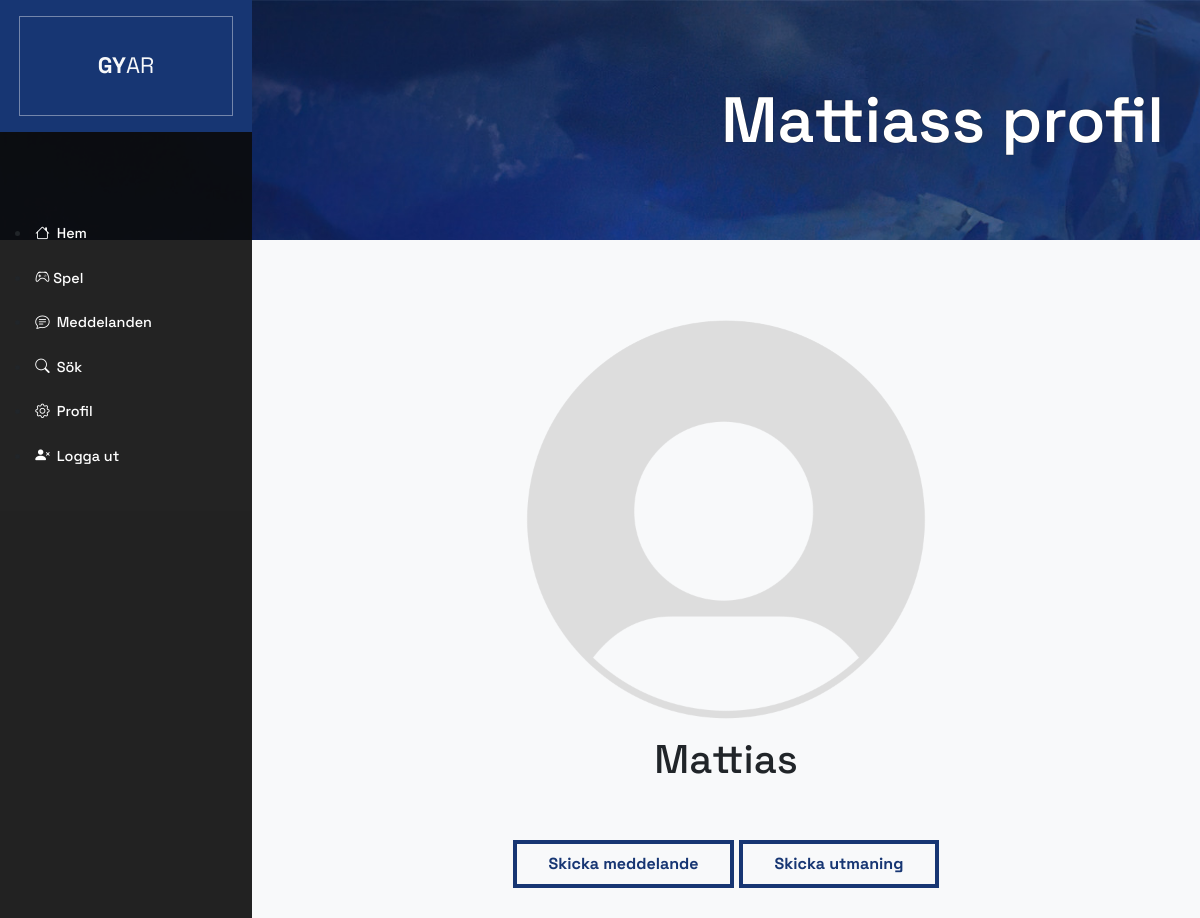
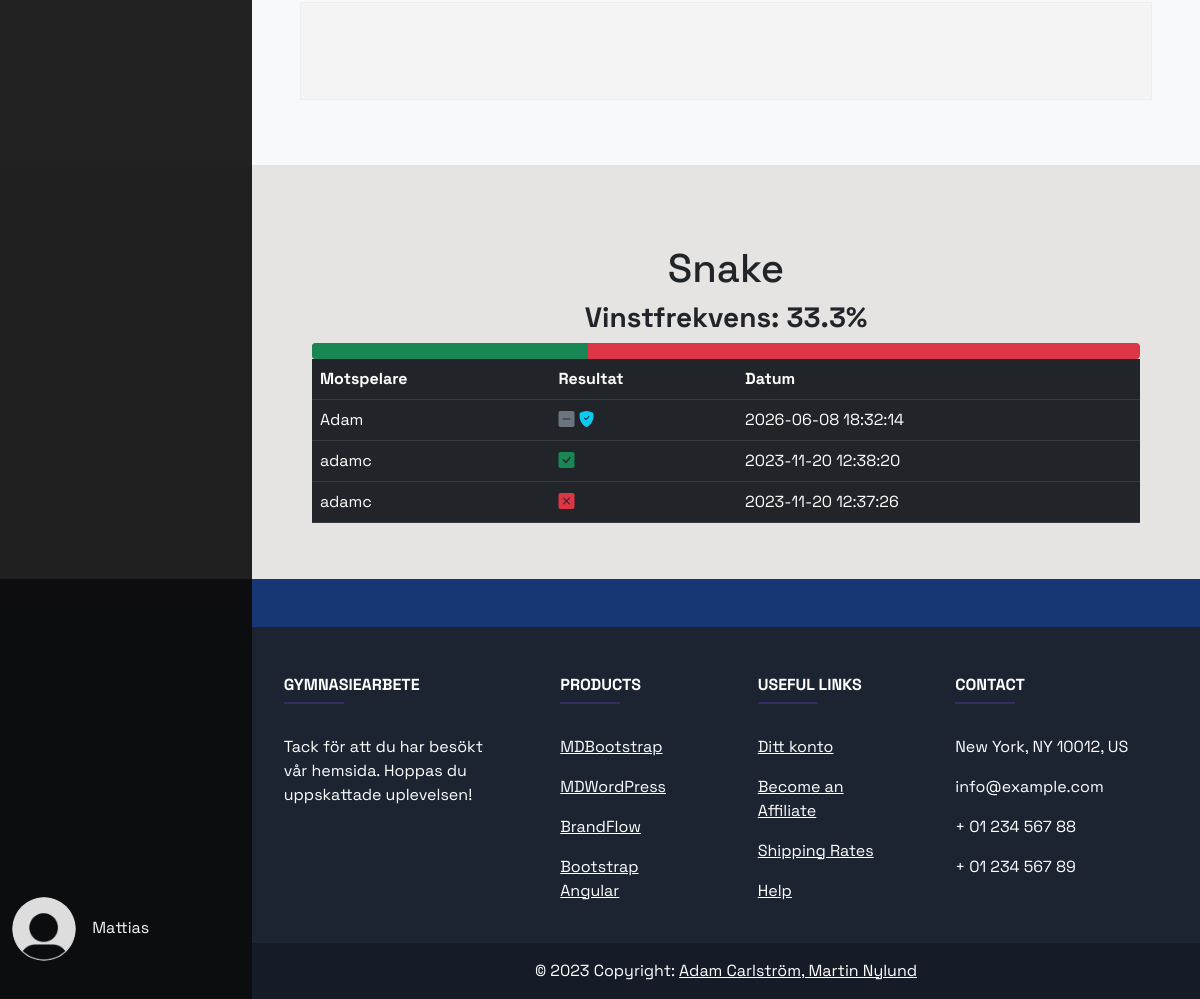
Screenshot of /view_profile/16 (signed in) with the database file from the repository (2 pictures, top to bottom).
### tables this page shows
CREATE TABLE users (
    id INTEGER PRIMARY KEY,
    username TEXT NOT NULL,
    password TEXT NOT NULL,
    description TEXT,
    profile_picture TEXT, 
    creation_date TEXT
);

CREATE TABLE games_history (
    id INTEGER PRIMARY KEY,
    player1_id INTEGER REFERENCES users(id),
    player2_id INTEGER REFERENCES users(id),
    winner_id REFERENCES users(id),
	date TEXT
, duration INTEGER, score_player1 INTEGER, score_player2 INTEGER);

### my_server/profiles/profiles.py (the view)
@profiles_bp.route('/view_profile/<id>')
def view_profile(id=None):
    if 'logged_in' not in session or session['logged_in'] == False:
        abort(401)
    conn = create_connection(current_app.config['DB_PATH'])
    cur = conn.cursor()
    cur.execute('SELECT * FROM users WHERE id = ?', (id, ))
    viewed_user = cur.fetchone()
    cur.execute(
        'SELECT * FROM games_history WHERE player1_id = ? OR player2_id = ? ORDER BY date DESC', (id, id))
    games = cur.fetchall()
    usernames = []
    for game in games:
        if (int(game[2]) == int(id)):
            cur.execute(
                'SELECT id,username FROM users WHERE id == ?', (game[1],))
        elif (int(game[1]) == int(id)):
            cur.execute(
                'SELECT id,username FROM users WHERE id == ?', (game[2],))
        name = cur.fetchone()
        usernames.append(name)
    print(usernames)
    i = 0
    j = 0
    size = len(usernames)
    while (size > i):
        j = i+1
        while (size > j):
            if (not (j == i) and usernames[i] == usernames[j]):
                del usernames[j]
                size -= 1
                j -= 1
            j += 1
        i += 1
    session['page'] = 'view_profile'
    win = 0
    nr_of_games = 0
    for game in games:
        if game[3] == int(id):
            win += 1
        nr_of_games += 1
    if nr_of_games != 0:
        win_rate = int((win / nr_of_games + 0.0005) * 1000)
        win_rate = win_rate / 10
    else:
        win_rate = 0
    print(usernames)
    return render_template('view_profile.html', active_page='view_profile', viewed_user=viewed_user, games=games, username=usernames, win_rate=win_rate)

### my_server/databasehandler.py (called while the page is built)
def create_connection(db_file = config['DB_PATH']):
    conn = None
    try:
        conn = sqlite3.connect(db_file)
    except sqlite3.Error as e:
        print(e)
    return conn

### my_server/profiles/templates/view_profile.html (shortened to what this page needs)
{% extends 'base.html' %}
{% block header %}
<div class="header-small">
  <div class="header-content">
    <div class="header-text" id="title_header">{{viewed_user[1]}}s profil</div>
  </div>
</div>
{% endblock %}
{% block content1 %}
<div class="box-padding">
  <div class="row">
    <div class="col-12">
      {% if viewed_user[4] != None%}
      <img src="../static/uploads/{{viewed_user[4]}}" alt="Profile picture" class="center-horizontal profile-image"
        style="width: 25rem; height: 25rem;">
      {% else %}
      <img src="../static/images/default_profile.png" alt="Profile picture" class="center-horizontal profile-image"
        style="width: 25rem; height: 25rem;">
      {% endif %}
    </div>
    <div class="col-12 my-3">
      <h1 class="text-center">
        {{viewed_user[1]}}
      </h1>
    </div>
    <div class="col-12 my-3">
      <div class="text-center">
        <button class="button button-small" id="get_to_messages">Skicka meddelande</button>
        <button class="button button-small" id="challengeBtn">Skicka utmaning</button>
      </div>
    </div>
    <div class="col-12 contact text-center text-align-left mt-3" style="padding: 3rem;">
    </div>
  </div>
</div>
{% endblock %}
{% block content2 %}
<div class="box-padding">
  <h1 class="text-center">Snake</h1>
  <div class="h3 text-center w-100"><strong>Vinstfrekvens: {{win_rate}}%</strong></div>
  <div id="win_rate"></div>
  <table class="table table-dark">
    <tr>
      <th>
        Motspelare
      </th>
      <th>
        Resultat
      </th>
      <th>
        Datum
      </th>
    </tr>
    {%for game in games%}
    <tr>
      <td>
        {%for name in username%}
        {%if name[0] == game[1]%}
        {{name[1]}}
        {%elif name[0] == game[2]%}
        {{name[1]}}
        {%endif%}
        {%endfor%}
      </td>
      <td>
        {%if game[3] == viewed_user[0]%}
        <i class="bi bi-check-square-fill text-success"></i>
        {%elif game[3] == game[2]%}
        <i class="bi bi-x-square-fill text-danger"></i>
        {%else%}
        <i class="bi bi-dash-square-fill text-secondary"></i>
        {%endif%}
        {%if game[6] and game[7]%}
        <i class="bi bi-shield-fill-check text-info"></i>
        {%endif%}
      </td>
      <td>
        {{game[4].split('.')[0]}}
      </td>
    </tr>
    {%endfor%}
  </table>
</div>
{% endblock %}

### my_server/templates/base.html (shortened to what this page needs)
<!DOCTYPE html>
<html lang="en">
<head>
    <link rel="stylesheet" href="{{ url_for('static', filename='style.css') }}">
    <link href="https://cdn.jsdelivr.net/npm/bootstrap@5.0.2/dist/css/bootstrap.min.css" rel="stylesheet"
>
    <link rel="stylesheet" href="https://cdn.jsdelivr.net/npm/bootstrap-icons@1.5.0/font/bootstrap-icons.css">
</head>
<body>
    <div class="all">
        <nav class="glide-left" id="sidebar-navigation">
            <div class="bg-theme py-3">
                <div class="bg-theme logo text-light text-center"> <strong>GY</strong>AR</div>
            </div>
            <ul class="d-lg-block links">
                <li><a class="nav-link" href="{{url_for('auth_bp.index')}}">
                        <h5 class="navigation-link">
                            <i class="bi bi-house icon"></i>
                            Hem
                        </h5>
                    </a>
                </li>
                {% if session['logged_in'] == False %}
                <li><a class="nav-link" href="{{url_for('auth_bp.log_in')}}">
                        <h5 class="navigation-link">
                            <i class="bi bi-person-square icon"></i>
                            Logga in
                        </h5>
                    </a>
                </li>
                <li><a class="nav-link" href="{{url_for('auth_bp.new_user')}}">
                        <h5 class="navigation-link">
                            <i class="bi bi-person-plus-fill icon"></i>
                            Skapa konto
                        </h5>
                    </a>
                </li>
                {% else %}
                <li><a class="nav-link" href="{{url_for('game_bp.game_hub')}}">
                        <h5 class="navigation-link">
                            <i class="bi bi-controller"></i>
                            Spel
                        </h5>
                    </a>
                </li>
                <li><a class="nav-link" href="{{url_for('messages_bp.messages')}}">
                        <h5 class="navigation-link">
                            {%if session['message_notification']%}
                            <i class="bi bi-chat-text icon icons-unread message_icon"></i>
                            {%else%}
                            <i class="bi bi-chat-text icon message_icon"></i>
                            {%endif%}
                            Meddelanden
                        </h5>
                    </a>
                </li>
                <li><a class="nav-link" href="{{url_for('search_bp.search_users')}}">
                        <h5 class="navigation-link">
                            <i class="bi bi-search icon"></i>
                            Sök
                        </h5>
                    </a>
                </li>
                <li><a class="nav-link" href="{{url_for('profiles_bp.own_profile')}}">
                        <h5 class="navigation-link">
                            <i class="bi bi-gear icon"></i>
                            Profil
                        </h5>
                    </a>
                </li>
                <li><a class="nav-link" href="{{url_for('auth_bp.logout')}}">
                        <h5 class="navigation-link">
                            <i class="bi bi-person-x-fill icon"></i>
                            Logga ut
                        </h5>
                    </a>
                </li>
                {% endif %}
            </ul>
            {% if session['logged_in'] == True %}
            <div class="status-position">
                <div class="text-light">
                    <img src="../static/uploads/{{session['user']['profile_picture']}}" alt="Profile"
                        class="display-horizontal profile-image">
                    <div class="display-horizontal">{{session['user']['username']}}</div>
                </div>
            </div>
            {%endif%}
        </nav>
        <div id="header">
            {%block header %}
            {% endblock %}
        </div>
        <div class="bg-light left" id="content1">
            {% block content1 %}
            {% endblock %}
        </div>
        <div class="left" id="content2" style="background-color: #E5E4E2;">
            {% block content2 %}
            {% endblock %}
        </div>
        <footer class="text-center text-lg-start text-white left" style="background-color: #1c2331" id="footer">
            <div class="d-flex justify-content-between p-4 bg-theme"></div>
            <div>
                <div class="container text-center text-md-start mt-5">
                    <div class="row mt-3">
                        <div class="col-md-3 col-lg-4 col-xl-3 mx-auto mb-4">
                            <h6 class="text-uppercase fw-bold">Gymnasiearbete</h6>
                            <hr class="mb-4 mt-0 d-inline-block mx-auto"
                                style="width: 60px; background-color: #7c4dff; height: 2px" />
                            <p>
                                Tack för att du har besökt vår hemsida. Hoppas du uppskattade uplevelsen!
                            </p>
                        </div>
                        <div class="col-md-2 col-lg-2 col-xl-2 mx-auto mb-4">
                            <h6 class="text-uppercase fw-bold">Products</h6>
                            <hr class="mb-4 mt-0 d-inline-block mx-auto"
                                style="width: 60px; background-color: #7c4dff; height: 2px" />
                            <p>
                                <a href="#!" class="text-white">MDBootstrap</a>
                            </p>
                            <p>
                                <a href="#!" class="text-white">MDWordPress</a>
                            </p>
                            <p>
                                <a href="#!" class="text-white">BrandFlow</a>
                            </p>
                            <p>
                                <a href="#!" class="text-white">Bootstrap Angular</a>
                            </p>
                        </div>
                        <div class="col-md-3 col-lg-2 col-xl-2 mx-auto mb-4">
                            <h6 class="text-uppercase fw-bold">Useful links</h6>
                            <hr class="mb-4 mt-0 d-inline-block mx-auto"
                                style="width: 60px; background-color: #7c4dff; height: 2px" />
                            <p>
                                <a href="#!" class="text-white">Ditt konto</a>
                            </p>
                            <p>
                                <a href="#!" class="text-white">Become an Affiliate</a>
                            </p>
                            <p>
                                <a href="#!" class="text-white">Shipping Rates</a>
                            </p>
                            <p>
                                <a href="#!" class="text-white">Help</a>
                            </p>
                        </div>
                        <div class="col-md-4 col-lg-3 col-xl-3 mx-auto mb-md-0 mb-4">
                            <h6 class="text-uppercase fw-bold">Contact</h6>
                            <hr class="mb-4 mt-0 d-inline-block mx-auto"
                                style="width: 60px; background-color: #7c4dff; height: 2px" />
                            <p> New York, NY 10012, US</p>
                            <p> info@example.com</p>
                            <p> + 01 234 567 88</p>
                            <p> + 01 234 567 89</p>
                        </div>
                    </div>
                </div>
            </div>
            <div class="text-center p-3" style="background-color: rgba(0, 0, 0, 0.2)">
                © 2023 Copyright:
                <a class="text-white" href="#">Adam Carlström, Martin Nylund</a>
            </div>
        </footer>
    </div>
</body>
</html>

### my_server/static/style.css (style rules this page uses)
html { scroll-behavior: smooth; }
body { background-image: url("images/landscape.jpg"); background-repeat: no-repeat; background-size: cover; background-attachment: fixed; animation-name: image; animation-duration: 60s; animation-delay: 1s; animation-iteration-count: infinite; overflow-x: hidden; }
.all { font-family: 'Space Grotesk', sans-serif; }
.glide-left { animation: glide-left 0.5s ease-out forwards; }
.header-small { height: 30vh; }
.left { padding: 0 0 0 21%; }
.header-content { position: relative; float: right; text-align: right; top: 50%; transform: translateY(-50%); right: 3%; width: 40rem; color: white; text-shadow: 0 0 0.1vh black; font-family: 'Space Grotesk', sans-serif; }
.header-text { font-weight: 600; font-size: 400%; line-height: 4rem; }
#sidebar-navigation { width: 21%; float: left; height: 100%; position: fixed; top:0; left:0; background-color: rgba(12, 12, 12, 0.9); z-index: 100; }
.links { margin-top: 10vh; }
.navigation-link { font-size: 1.2vw; color: white; padding: 1.3vh 0 1.3vh 2vw; transition: 0.5s; margin: -0.3rem; animation-timing-function: ease-out; border-left: 0 solid rgba(0, 0, 0, 0); transform: translateX(-2rem); }
.icon { margin: 0 2% 0 0; transform: translateY(-10%); }
.status-position { position: fixed; bottom: 2%; }
.contact { padding-left: 15px; font-size: 13px; color: #aaa; background-color: #f4f4f4; border: 1px solid #eee; outline: none; box-shadow: none; line-height: 40px; width: 100%; height: 40px; margin-bottom: 25px; margin-top: 1rem; }
.button { background-color: rgba(0, 0, 0, 0); border: 0.3rem solid #173673; padding: 0.5rem 8vw 0.5rem 8vw; justify-content: center; font-weight: bold; color: #173673; transition: 0.3s; margin-top: 1rem; }
.button-small { padding-right: 2rem; padding-left: 2rem; }
.bg-theme { background-color: #173673; }
.logo { margin: auto; border-style: solid; border-width: 0.1rem; border-color: rgba(255, 255, 255, 0.4); padding: 2rem; justify-content: center; width: 85%; font-size: 140%; }
.display-horizontal { display: inline; margin-left: 1vw; }
.center-horizontal { position: relative; left: 50%; transform: translateX(-50%); }
.profile-image { width: 4rem; height: 4rem; border-radius: 50%; }
.box-padding { padding: 5rem 5vw 5vh 5vw; width: 100%; }

### rows the page displays
users: user.username "Mattias", username "Mattias", profile_picture (placeholder picture)
games_history: date "2026-06-08 18:32:14"
users: username "Adam"
games_history: date "2023-11-20 12:38:20"
users: username "adamc"
games_history: date "2023-11-20 12:37:26"

### other values shown
{{ win_rate }} "33.3"
